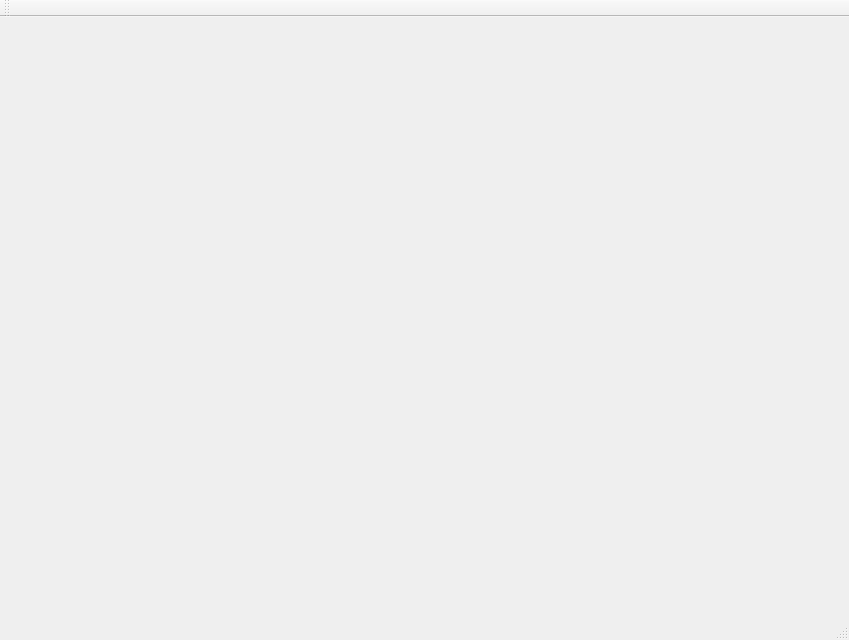
<?xml version="1.0" encoding="UTF-8"?>
<ui version="4.0">
 <class>MainWindowClass</class>
 <widget class="QMainWindow" name="MainWindowClass">
  <property name="geometry">
   <rect>
    <x>0</x>
    <y>0</y>
    <width>849</width>
    <height>640</height>
   </rect>
  </property>
  <property name="windowTitle">
   <string>MainWindow</string>
  </property>
  <widget class="QWidget" name="centralWidget"/>
  <widget class="QMenuBar" name="menuBar">
   <property name="geometry">
    <rect>
     <x>0</x>
     <y>0</y>
     <width>849</width>
     <height>26</height>
    </rect>
   </property>
  </widget>
  <widget class="QToolBar" name="mainToolBar">
   <attribute name="toolBarArea">
    <enum>TopToolBarArea</enum>
   </attribute>
   <attribute name="toolBarBreak">
    <bool>false</bool>
   </attribute>
  </widget>
  <widget class="QStatusBar" name="statusBar"/>
 </widget>
 <layoutdefault spacing="6" margin="11"/>
 <resources>
  <include location="mainwindow.qrc"/>
 </resources>
 <connections/>
</ui>
